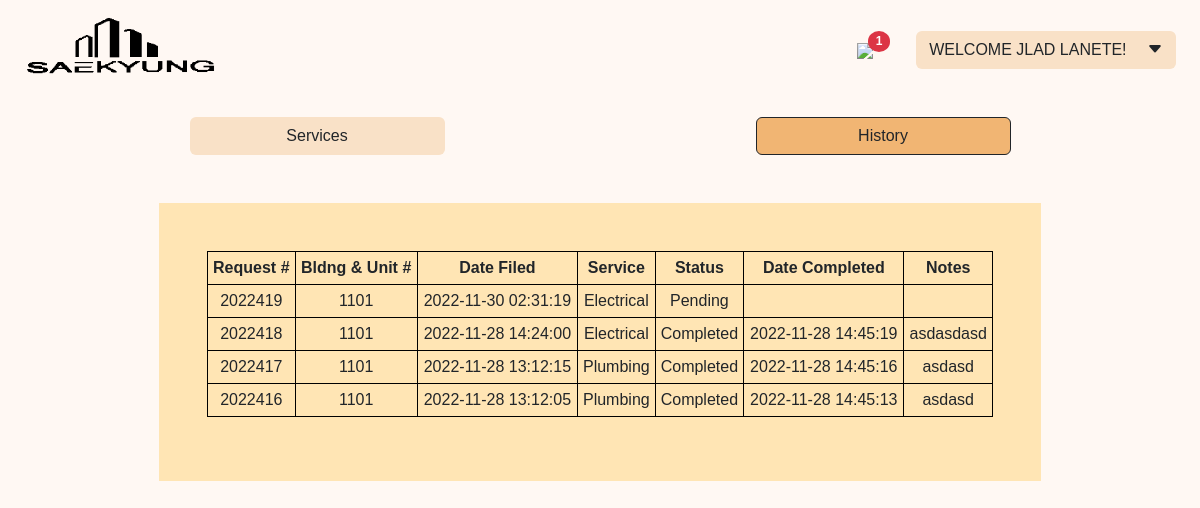
The page /FrontEnd/residents/history.php (signed in) on the database its author committed.
### tables this page shows
CREATE TABLE `accounts` (
  `accountID` int(11) NOT NULL,
  `userID` varchar(20) NOT NULL,
  `password` varchar(50) NOT NULL,
  `defaultPass` varchar(100) NOT NULL,
  `firstname` varchar(100) NOT NULL,
  `lastname` varchar(100) NOT NULL,
  `img` varchar(255) NOT NULL DEFAULT '../../FrontEnd/_assets/images/profile.png',
  `usertype` varchar(100) NOT NULL DEFAULT 'user'
);

CREATE TABLE `servicerequest` (
  `requestID` int(20) NOT NULL,
  `accountID` int(20) NOT NULL,
  `serviceID` int(20) NOT NULL,
  `statusID` varchar(50) NOT NULL,
  `concern` varchar(255) NOT NULL,
  `dateFiled` timestamp NULL DEFAULT NULL,
  `notes` varchar(255) NOT NULL,
  `dateCompleted` timestamp NULL DEFAULT NULL
);

CREATE TABLE `services` (
  `serviceID` int(11) NOT NULL,
  `serviceType` varchar(15) NOT NULL
);

CREATE TABLE `request_status` (
  `statusID` int(10) NOT NULL,
  `status` varchar(20) NOT NULL
);

### FrontEnd/residents/history.php (the view, shortened to what this page needs)
<?php
include '../../BackEnd/database/config.php';
$userdetails = mysqli_query($conn,"SELECT firstname,lastname FROM accounts WHERE userID = '".$_SESSION["username"]."'");
$row = mysqli_fetch_array($userdetails);
$firstname = $row['firstname'];
$lastname = $row['lastname'];
?>
<!DOCTYPE html>
<html lang="en">
<head>
  <link rel="stylesheet" href="https://cdn.jsdelivr.net/npm/bootstrap-icons@1.9.1/font/bootstrap-icons.css">
  <link rel="stylesheet" href="../_assets/css/bootstrap.css">
  <link rel="stylesheet" href="../_assets/css/custom.css">
</head>
<body style="background-color: rgba(255,248,243);">
<nav class="navbar navbar-expand-md px-2">
  <div class="container-fluid">
    <a class="navbar-brand" href="services.php"><img src="../_assets/images/FINAL LOGO.png" class="img-fluid" width="200"></a>
    <div class="collapse navbar-collapse justify-content-end">
      <div class="navbar-md-nav d-flex align-items-center">
      <div class="dropdown">
            <?php
              $selectnotif = mysqli_query($conn,"SELECT * FROM notifications_resident WHERE status = 0");
              $count = mysqli_num_rows($selectnotif);
            ?>
             <button type="button" class="btn btn-link border-0 mx-auto text-decoration-none" data-bs-toggle="dropdown"><img src="../_assets/images/bell-fill.svg" class="img-fluid" width="21">
            <?php
              if($count == 0){
              }else{
                echo '<span class="badge bg-danger rounded-circle" style="position: relative; top:-10px; left:-10px;">';
                echo $count;
              }
            ?>
          </span>
            </button>
          </div>
      <div class="dropdown">
        <button class="btn btn-unselected mx-1" type="button" data-bs-toggle="dropdown" aria-expanded="false">
        <?php
        if($firstname > 0){
          echo "WELCOME ";
          echo strtoupper($firstname);
          echo strtoupper($lastname) , '!';
        }else{
        if(isset($_SESSION['username'])){
        echo "Welcome! " . $_SESSION['username'];}}?>
        <i class="bi bi-caret-down-fill align-text-baseline ms-3"></i></button>
      </div>
      </div>
    </div>
  </div>
</nav>
<div class="container">
  <div class="row my-3 gap-3 mx-auto">
    <div class="col-sm-5 col-lg-3 mx-auto">
      <a href="services.php" class="btn btn-unselected w-100">Services</a>
    </div>
    <div class="col-sm-5 col-lg-3 mx-auto">
      <a href="history.php" class="btn btn-unselected w-100 active" aria-current="page">History</a>
    </div>
  </div>
</div>
<div class="container-fluid">
  <div class="col-11 col-sm-10 col-lg-9 bg-inner p-5 my-4 my-lg-5 justify-content-center mx-auto">
    <div class="table-responsive-sm">
        <table class="table table-sm table-hover table-bordered text-center" style="border-color: black;">
            <thead>
                <tr>
                    <th class="text-nowrap">Request #</th>
                    <th class="text-nowrap">Bldng & Unit #</th>
                    <th class="text-nowrap">Date Filed</th>
                    <th class="text-nowrap">Service</th>
                    <th class="text-nowrap">Status</th>
                    <th class="text-nowrap">Date Completed</th>
                    <th class="text-nowrap">Notes</th>
                </tr>
            </thead>
            <tbody>
          <?php
                $reqSelect = mysqli_query($conn, "SELECT *,services.serviceType,request_status.status FROM servicerequest INNER JOIN services ON servicerequest.serviceID = services.serviceID INNER JOIN request_status ON servicerequest.statusID = request_status.statusID WHERE servicerequest.accountID = '".$_SESSION['username']."' ORDER BY requestID DESC");
                if($reqSelect)
                {
                  while ($row = mysqli_fetch_array($reqSelect)){
                    ?>
                <tr>
                  <td><?php echo date("Y").$row['requestID']?></td>
                  <td><?php echo $row['accountID']?></td>
                  <td><?php echo $row['dateFiled'] ?></td>
                  <td><?php echo $row['serviceType'] ?></td>
                  <td><?php echo $row['status'] ?></td>
                  <td><?php echo $row['dateCompleted'] ?></td>
                  <td><?php echo $row['notes'] ?></td>
            </tr>
            <?php
              }
            }
            ?>
            </tbody>
        </table>
    </div>
  </div>
</div>
</body>
</html>

### FrontEnd/_assets/css/custom.css (style rules this page uses)
body,html { width: 100%; height: 100%; overflow: auto; }
* { font-family: 'Montserrat', sans-serif; box-sizing: border-box; }
span { color: #777; font-size: 12px; padding-top: 14px; padding-left: 1rem; }
.bg-inner { background-color: #FFE5B4; }
.btn-unselected { background-color: rgb(249, 225, 199); }
.btn-unselected:link { background-color: rgb(249, 225, 199); }
.btn-unselected.active { background-color: rgb(241, 181, 115) !important; }

### rows shown on the page
accounts: firstname "JLAD", lastname "LANETE"
servicerequest: requestID "419", accountID "1101", dateFiled "2022-11-30 02:31:19", serviceID.serviceType "Electrical", statusID.status "Pending"
servicerequest: requestID "418", accountID "1101", dateFiled "2022-11-28 14:24:00", serviceID.serviceType "Electrical", statusID.status "Completed", dateCompleted "2022-11-28 14:45:19", notes "asdasdasd"
servicerequest: requestID "417", accountID "1101", dateFiled "2022-11-28 13:12:15", serviceID.serviceType "Plumbing", statusID.status "Completed", dateCompleted "2022-11-28 14:45:16", notes "asdasd"
servicerequest: requestID "416", accountID "1101", dateFiled "2022-11-28 13:12:05", serviceID.serviceType "Plumbing", statusID.status "Completed", dateCompleted "2022-11-28 14:45:13", notes "asdasd"

### other values the page prints
$count "1"
